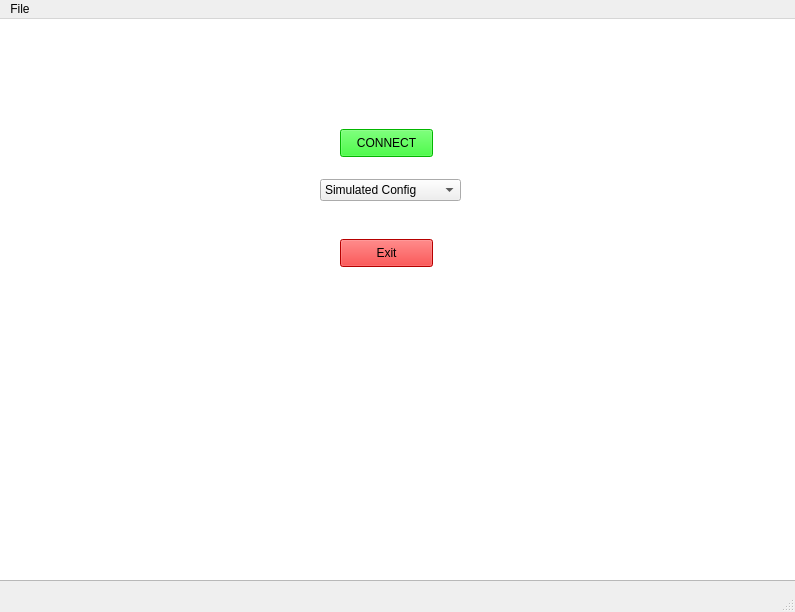
<?xml version="1.0" encoding="UTF-8"?>
<ui version="4.0">
 <class>MainWindow</class>
 <widget class="QMainWindow" name="MainWindow">
  <property name="geometry">
   <rect>
    <x>0</x>
    <y>0</y>
    <width>795</width>
    <height>612</height>
   </rect>
  </property>
  <property name="windowTitle">
   <string>MainWindow</string>
  </property>
  <widget class="QWidget" name="centralwidget">
   <widget class="QPushButton" name="Connect_bt">
    <property name="geometry">
     <rect>
      <x>340</x>
      <y>110</y>
      <width>93</width>
      <height>28</height>
     </rect>
    </property>
    <property name="palette">
     <palette>
      <active>
       <colorrole role="Button">
        <brush brushstyle="SolidPattern">
         <color alpha="255">
          <red>4</red>
          <green>255</green>
          <blue>0</blue>
         </color>
        </brush>
       </colorrole>
       <colorrole role="Base">
        <brush brushstyle="SolidPattern">
         <color alpha="255">
          <red>4</red>
          <green>255</green>
          <blue>0</blue>
         </color>
        </brush>
       </colorrole>
       <colorrole role="Window">
        <brush brushstyle="SolidPattern">
         <color alpha="255">
          <red>4</red>
          <green>255</green>
          <blue>0</blue>
         </color>
        </brush>
       </colorrole>
      </active>
      <inactive>
       <colorrole role="Button">
        <brush brushstyle="SolidPattern">
         <color alpha="255">
          <red>4</red>
          <green>255</green>
          <blue>0</blue>
         </color>
        </brush>
       </colorrole>
       <colorrole role="Base">
        <brush brushstyle="SolidPattern">
         <color alpha="255">
          <red>4</red>
          <green>255</green>
          <blue>0</blue>
         </color>
        </brush>
       </colorrole>
       <colorrole role="Window">
        <brush brushstyle="SolidPattern">
         <color alpha="255">
          <red>4</red>
          <green>255</green>
          <blue>0</blue>
         </color>
        </brush>
       </colorrole>
      </inactive>
      <disabled>
       <colorrole role="Button">
        <brush brushstyle="SolidPattern">
         <color alpha="255">
          <red>4</red>
          <green>255</green>
          <blue>0</blue>
         </color>
        </brush>
       </colorrole>
       <colorrole role="Base">
        <brush brushstyle="SolidPattern">
         <color alpha="255">
          <red>4</red>
          <green>255</green>
          <blue>0</blue>
         </color>
        </brush>
       </colorrole>
       <colorrole role="Window">
        <brush brushstyle="SolidPattern">
         <color alpha="255">
          <red>4</red>
          <green>255</green>
          <blue>0</blue>
         </color>
        </brush>
       </colorrole>
      </disabled>
     </palette>
    </property>
    <property name="autoFillBackground">
     <bool>false</bool>
    </property>
    <property name="styleSheet">
     <string notr="true">background-color: rgb(4, 255, 0);</string>
    </property>
    <property name="text">
     <string>CONNECT</string>
    </property>
   </widget>
   <widget class="QPushButton" name="pushButton">
    <property name="geometry">
     <rect>
      <x>340</x>
      <y>220</y>
      <width>93</width>
      <height>28</height>
     </rect>
    </property>
    <property name="palette">
     <palette>
      <active>
       <colorrole role="Button">
        <brush brushstyle="SolidPattern">
         <color alpha="255">
          <red>255</red>
          <green>0</green>
          <blue>0</blue>
         </color>
        </brush>
       </colorrole>
       <colorrole role="Base">
        <brush brushstyle="SolidPattern">
         <color alpha="255">
          <red>255</red>
          <green>0</green>
          <blue>0</blue>
         </color>
        </brush>
       </colorrole>
       <colorrole role="Window">
        <brush brushstyle="SolidPattern">
         <color alpha="255">
          <red>255</red>
          <green>0</green>
          <blue>0</blue>
         </color>
        </brush>
       </colorrole>
      </active>
      <inactive>
       <colorrole role="Button">
        <brush brushstyle="SolidPattern">
         <color alpha="255">
          <red>255</red>
          <green>0</green>
          <blue>0</blue>
         </color>
        </brush>
       </colorrole>
       <colorrole role="Base">
        <brush brushstyle="SolidPattern">
         <color alpha="255">
          <red>255</red>
          <green>0</green>
          <blue>0</blue>
         </color>
        </brush>
       </colorrole>
       <colorrole role="Window">
        <brush brushstyle="SolidPattern">
         <color alpha="255">
          <red>255</red>
          <green>0</green>
          <blue>0</blue>
         </color>
        </brush>
       </colorrole>
      </inactive>
      <disabled>
       <colorrole role="Button">
        <brush brushstyle="SolidPattern">
         <color alpha="255">
          <red>255</red>
          <green>0</green>
          <blue>0</blue>
         </color>
        </brush>
       </colorrole>
       <colorrole role="Base">
        <brush brushstyle="SolidPattern">
         <color alpha="255">
          <red>255</red>
          <green>0</green>
          <blue>0</blue>
         </color>
        </brush>
       </colorrole>
       <colorrole role="Window">
        <brush brushstyle="SolidPattern">
         <color alpha="255">
          <red>255</red>
          <green>0</green>
          <blue>0</blue>
         </color>
        </brush>
       </colorrole>
      </disabled>
     </palette>
    </property>
    <property name="styleSheet">
     <string notr="true">background-color: rgb(255, 0, 0)</string>
    </property>
    <property name="text">
     <string>Exit</string>
    </property>
   </widget>
   <widget class="QComboBox" name="comboBox">
    <property name="geometry">
     <rect>
      <x>320</x>
      <y>160</y>
      <width>141</width>
      <height>22</height>
     </rect>
    </property>
    <property name="currentText">
     <string>Simulated Config</string>
    </property>
    <item>
     <property name="text">
      <string>Simulated Config</string>
     </property>
    </item>
    <item>
     <property name="text">
      <string>USB Config</string>
     </property>
    </item>
    <item>
     <property name="text">
      <string>WI-FI Config</string>
     </property>
    </item>
   </widget>
   <widget class="QGraphicsView" name="graphicsView">
    <property name="geometry">
     <rect>
      <x>-5</x>
      <y>-9</y>
      <width>811</width>
      <height>571</height>
     </rect>
    </property>
    <property name="autoFillBackground">
     <bool>true</bool>
    </property>
    <property name="styleSheet">
     <string notr="true">background-image: url(:/Background/ACN_background2_txt.png);</string>
    </property>
   </widget>
   <zorder>graphicsView</zorder>
   <zorder>Connect_bt</zorder>
   <zorder>pushButton</zorder>
   <zorder>comboBox</zorder>
  </widget>
  <widget class="QMenuBar" name="menubar">
   <property name="geometry">
    <rect>
     <x>0</x>
     <y>0</y>
     <width>795</width>
     <height>26</height>
    </rect>
   </property>
   <widget class="QMenu" name="menuFile">
    <property name="title">
     <string>File</string>
    </property>
   </widget>
   <addaction name="menuFile"/>
  </widget>
  <widget class="QStatusBar" name="statusbar"/>
 </widget>
 <resources>
  <include location="../Appium_INCA/Resources/Images/Resources_QT.qrc"/>
 </resources>
 <connections/>
</ui>
